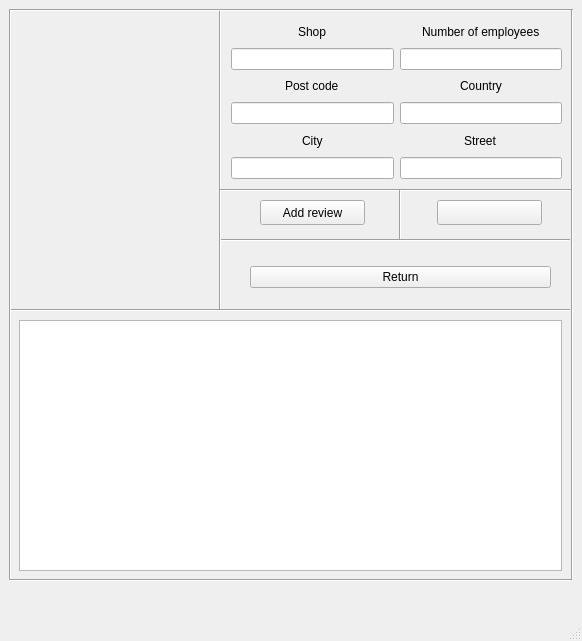
<?xml version="1.0" encoding="UTF-8"?>
<ui version="4.0">
 <class>MainWindow</class>
 <widget class="QMainWindow" name="MainWindow">
  <property name="geometry">
   <rect>
    <x>0</x>
    <y>0</y>
    <width>582</width>
    <height>641</height>
   </rect>
  </property>
  <property name="windowTitle">
   <string>MainWindow</string>
  </property>
  <widget class="QWidget" name="centralwidget">
   <widget class="QWidget" name="gridLayoutWidget">
    <property name="geometry">
     <rect>
      <x>250</x>
      <y>260</y>
      <width>301</width>
      <height>34</height>
     </rect>
    </property>
    <layout class="QGridLayout" name="gridLayout_2">
     <item row="0" column="0">
      <widget class="QPushButton" name="return_button">
       <property name="layoutDirection">
        <enum>Qt::LeftToRight</enum>
       </property>
       <property name="text">
        <string>Return</string>
       </property>
       <property name="icon">
        <iconset>
         <normaloff>../frontend/images/check_mark.png</normaloff>../frontend/images/check_mark.png</iconset>
       </property>
       <property name="iconSize">
        <size>
         <width>32</width>
         <height>16</height>
        </size>
       </property>
      </widget>
     </item>
    </layout>
   </widget>
   <widget class="Line" name="line">
    <property name="geometry">
     <rect>
      <x>219</x>
      <y>230</y>
      <width>351</width>
      <height>20</height>
     </rect>
    </property>
    <property name="orientation">
     <enum>Qt::Horizontal</enum>
    </property>
   </widget>
   <widget class="QPushButton" name="add_review_button">
    <property name="geometry">
     <rect>
      <x>260</x>
      <y>200</y>
      <width>105</width>
      <height>25</height>
     </rect>
    </property>
    <property name="text">
     <string>Add review</string>
    </property>
    <property name="icon">
     <iconset>
      <normaloff>../frontend/images/leave_review.png</normaloff>../frontend/images/leave_review.png</iconset>
    </property>
   </widget>
   <widget class="Line" name="line_3">
    <property name="geometry">
     <rect>
      <x>562</x>
      <y>9</y>
      <width>20</width>
      <height>571</height>
     </rect>
    </property>
    <property name="orientation">
     <enum>Qt::Vertical</enum>
    </property>
   </widget>
   <widget class="QLabel" name="employee_image_label">
    <property name="geometry">
     <rect>
      <x>18</x>
      <y>21</y>
      <width>191</width>
      <height>231</height>
     </rect>
    </property>
    <property name="text">
     <string/>
    </property>
    <property name="pixmap">
     <pixmap>../frontend/images/shop_reviews_icon.png</pixmap>
    </property>
    <property name="scaledContents">
     <bool>true</bool>
    </property>
   </widget>
   <widget class="Line" name="line_5">
    <property name="geometry">
     <rect>
      <x>210</x>
      <y>9</y>
      <width>20</width>
      <height>301</height>
     </rect>
    </property>
    <property name="orientation">
     <enum>Qt::Vertical</enum>
    </property>
   </widget>
   <widget class="Line" name="line_6">
    <property name="geometry">
     <rect>
      <x>220</x>
      <y>180</y>
      <width>351</width>
      <height>20</height>
     </rect>
    </property>
    <property name="orientation">
     <enum>Qt::Horizontal</enum>
    </property>
   </widget>
   <widget class="Line" name="line_7">
    <property name="geometry">
     <rect>
      <x>9</x>
      <y>570</y>
      <width>562</width>
      <height>20</height>
     </rect>
    </property>
    <property name="orientation">
     <enum>Qt::Horizontal</enum>
    </property>
   </widget>
   <widget class="QTableWidget" name="reviews_table">
    <property name="geometry">
     <rect>
      <x>19</x>
      <y>320</y>
      <width>543</width>
      <height>251</height>
     </rect>
    </property>
   </widget>
   <widget class="Line" name="line_8">
    <property name="geometry">
     <rect>
      <x>9</x>
      <y>300</y>
      <width>561</width>
      <height>20</height>
     </rect>
    </property>
    <property name="orientation">
     <enum>Qt::Horizontal</enum>
    </property>
   </widget>
   <widget class="QPushButton" name="update_reviews_button">
    <property name="geometry">
     <rect>
      <x>437</x>
      <y>200</y>
      <width>105</width>
      <height>25</height>
     </rect>
    </property>
    <property name="text">
     <string/>
    </property>
    <property name="icon">
     <iconset>
      <normaloff>../frontend/images/update_icon.png</normaloff>../frontend/images/update_icon.png</iconset>
    </property>
   </widget>
   <widget class="Line" name="line_2">
    <property name="geometry">
     <rect>
      <x>0</x>
      <y>9</y>
      <width>20</width>
      <height>571</height>
     </rect>
    </property>
    <property name="orientation">
     <enum>Qt::Vertical</enum>
    </property>
   </widget>
   <widget class="Line" name="line_9">
    <property name="geometry">
     <rect>
      <x>390</x>
      <y>189</y>
      <width>20</width>
      <height>51</height>
     </rect>
    </property>
    <property name="orientation">
     <enum>Qt::Vertical</enum>
    </property>
   </widget>
   <widget class="QWidget" name="layoutWidget">
    <property name="geometry">
     <rect>
      <x>231</x>
      <y>21</y>
      <width>331</width>
      <height>158</height>
     </rect>
    </property>
    <layout class="QGridLayout" name="book_info_left_layout_2">
     <item row="4" column="0">
      <widget class="QLineEdit" name="post_code_line_edit">
       <property name="readOnly">
        <bool>true</bool>
       </property>
      </widget>
     </item>
     <item row="0" column="0" alignment="Qt::AlignHCenter">
      <widget class="QLabel" name="shop_label">
       <property name="text">
        <string>Shop</string>
       </property>
      </widget>
     </item>
     <item row="1" column="1">
      <widget class="QLineEdit" name="number_of_employees_line_edit">
       <property name="readOnly">
        <bool>true</bool>
       </property>
      </widget>
     </item>
     <item row="7" column="0">
      <widget class="QLineEdit" name="city_line_edit">
       <property name="readOnly">
        <bool>true</bool>
       </property>
      </widget>
     </item>
     <item row="0" column="1" alignment="Qt::AlignHCenter">
      <widget class="QLabel" name="number_of_empl_label">
       <property name="text">
        <string>Number of employees</string>
       </property>
      </widget>
     </item>
     <item row="4" column="1">
      <widget class="QLineEdit" name="country_line_edit">
       <property name="readOnly">
        <bool>true</bool>
       </property>
      </widget>
     </item>
     <item row="2" column="1" alignment="Qt::AlignHCenter">
      <widget class="QLabel" name="country_label">
       <property name="text">
        <string>Country</string>
       </property>
      </widget>
     </item>
     <item row="1" column="0">
      <widget class="QLineEdit" name="shop_line_edit">
       <property name="readOnly">
        <bool>true</bool>
       </property>
      </widget>
     </item>
     <item row="2" column="0" alignment="Qt::AlignHCenter">
      <widget class="QLabel" name="post_code_label">
       <property name="text">
        <string>Post code</string>
       </property>
      </widget>
     </item>
     <item row="5" column="0" alignment="Qt::AlignHCenter">
      <widget class="QLabel" name="city_label">
       <property name="text">
        <string>City</string>
       </property>
      </widget>
     </item>
     <item row="7" column="1">
      <widget class="QLineEdit" name="street_line_edit">
       <property name="readOnly">
        <bool>true</bool>
       </property>
      </widget>
     </item>
     <item row="5" column="1" alignment="Qt::AlignHCenter">
      <widget class="QLabel" name="street_label">
       <property name="text">
        <string>Street</string>
       </property>
      </widget>
     </item>
    </layout>
   </widget>
   <widget class="Line" name="line_4">
    <property name="geometry">
     <rect>
      <x>10</x>
      <y>0</y>
      <width>561</width>
      <height>20</height>
     </rect>
    </property>
    <property name="orientation">
     <enum>Qt::Horizontal</enum>
    </property>
   </widget>
  </widget>
  <widget class="QMenuBar" name="menubar">
   <property name="geometry">
    <rect>
     <x>0</x>
     <y>0</y>
     <width>582</width>
     <height>22</height>
    </rect>
   </property>
  </widget>
  <widget class="QStatusBar" name="statusbar"/>
 </widget>
 <resources/>
 <connections/>
</ui>
